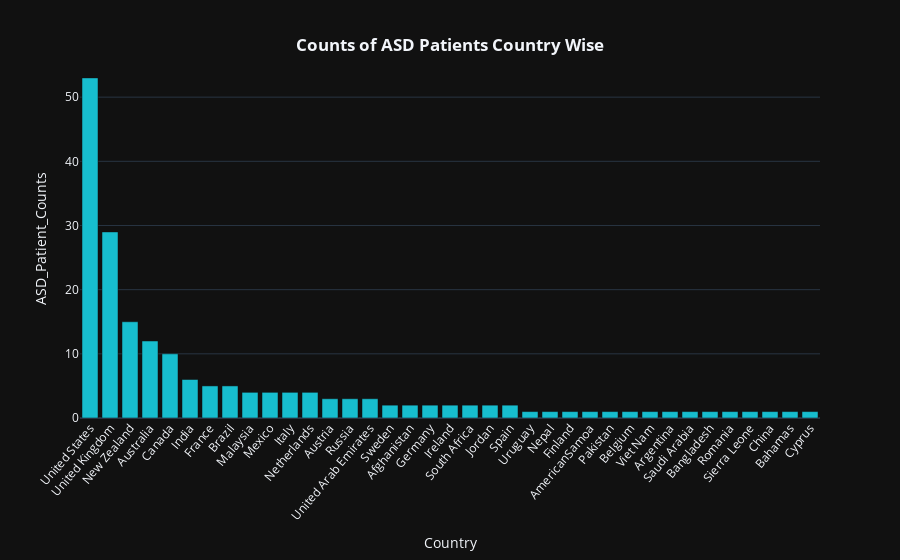

This figure's notebook cell:
### Code cell
fig = px.bar(data_frame = asd_patients_country_wise, 
             x = asd_patients_country_wise.index,    
             y = "ASD_Patient_Counts",
             labels = {"index" : "Country"},     
             color_discrete_sequence = px.colors.qualitative.D3_r,
             template='plotly_dark')

fig.update_xaxes(tickangle = 310)

fig.update_layout(title={
        'text': "<b>Counts of ASD Patients Country Wise</b>",
        'y':0.93,
        'x':0.5,
        'xanchor': 'center',
        'yanchor': 'top'})

fig.show()

### Figure 1 — Plotly figure (JSON) as saved in the notebook; plotly's stock layout.template omitted (floating-point values rounded to 4 significant figures)
{"data": [{"alignmentgroup": "True", "hovertemplate": "Country=%{x}<br>ASD_Patient_Counts=%{y}<extra></extra>", "legendgroup": "", "marker": {"color": "#17BECF", "pattern": {"shape": ""}}, "name": "", "offsetgroup": "", "orientation": "v", "showlegend": false, "textposition": "auto", "type": "bar", "x": ["United States", "United Kingdom", "New Zealand", "Australia", "Canada", "India", "France", "Brazil", "Malaysia", "Mexico", "Italy", "Netherlands", "Austria", "Russia", "United Arab Emirates", "Sweden", "Afghanistan", "Germany", "Ireland", "South Africa", "Jordan", "Spain", "Uruguay", "Nepal", "Finland", "AmericanSamoa", "Pakistan", "Belgium", "Viet Nam", "Argentina", "Saudi Arabia", "Bangladesh", "Romania", "Sierra Leone", "China", "Bahamas", "Cyprus"], "xaxis": "x", "y": [53, 29, 15, 12, 10, 6, 5, 5, 4, 4, 4, 4, 3, 3, 3, 2, 2, 2, 2, 2, 2, 2, 1, 1, 1, 1, 1, 1, 1, 1, 1, 1, 1, 1, 1, 1, 1], "yaxis": "y"}], "layout": {"barmode": "relative", "legend": {"tracegroupgap": 0}, "margin": {"t": 60}, "title": {"text": "<b>Counts of ASD Patients Country Wise</b>", "x": 0.5, "xanchor": "center", "y": 0.93, "yanchor": "top"}, "xaxis": {"anchor": "y", "domain": [0, 1], "tickangle": -50, "title": {"text": "Country"}}, "yaxis": {"anchor": "x", "domain": [0, 1], "title": {"text": "ASD_Patient_Counts"}}}}
